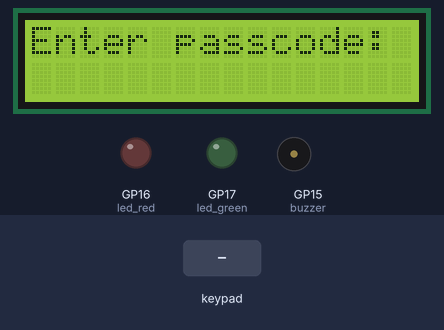
A program run on a simulated Raspberry Pi Pico running MicroPython. On the bench: 16×2 character LCD, output pins drawn as LEDs (lit = HIGH), buzzer (waves = sounding). Inputs (shaded band) come from the test bench. Library files of the repository ran but are not shown: i2c_lcd.py; pins used as bus, display or sensor lines are not drawn.

Above: at 1.2 s.
1.3 s: keypad keys 2 1 7 7 # pressed 0.4 s apart
At 3.5 s:
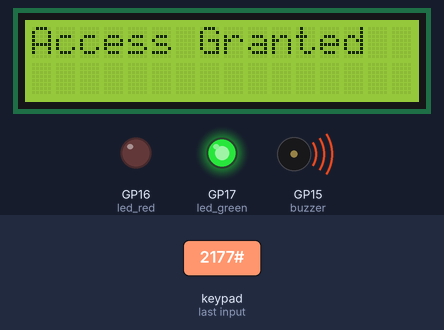
4.8 s: key '#' pressed
At 6.2 s:
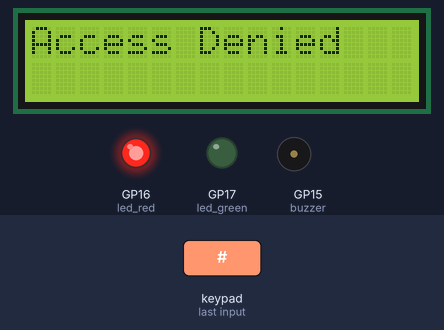
6.8 s: keypad keys 2 1 7 7 * pressed 0.4 s apart
At 9.7 s:
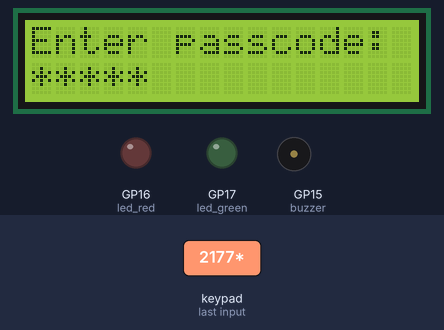
10.3 s: keypad keys 2 1 7 7 A pressed 0.4 s apart
At 13.1 s:
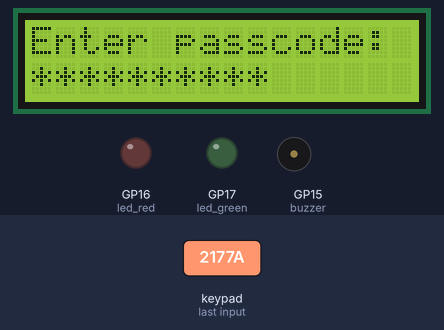
13.8 s: key '1' pressed
At 15.2 s:
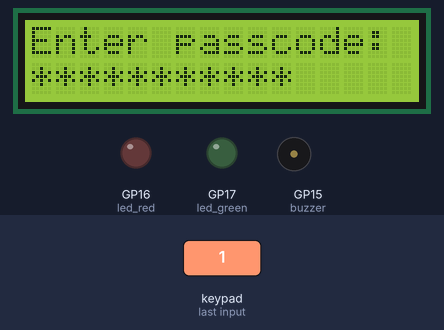
15.5 s: keypad keys 2 1 7 7 D pressed 0.4 s apart
At 18.4 s:
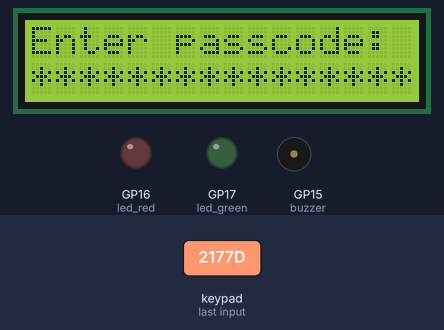
Timing chart, 0 to 19.9 s (numbered marks = the images above; inputs shaded):
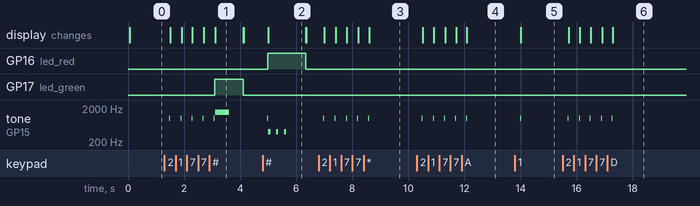

Measured:
- after the input at 1.3 s, GP17 (led_green): LOW → HIGH after 1.8 s, → LOW 1.0 s later; tone on GP15 (buzzer): plays 1000 Hz for 0.03 s, 1000 Hz for 0.03 s, 1000 Hz for 0.03 s, 1000 Hz for 0.03 s, 1000 Hz for 0.03 s, 1500 Hz for 0.50 s, starting after 0.18 s; the display: first changes after 0.21 s (image 1 shows a later state)
- after the input at 4.8 s, GP16 (led_red): LOW → HIGH after 0.19 s, → LOW 1.4 s later; tone on GP15 (buzzer): plays 1000 Hz for 0.03 s, 400 Hz for 0.08 s, 400 Hz for 0.08 s, 400 Hz for 0.08 s, starting after 0.16 s; the display: changes after 0.20 s (image 2)
- after the input at 6.8 s, tone on GP15 (buzzer): alternates 1000 Hz for 0.03 s and silent for 0.38 s, 10 changes in all, then stays silent, starting after 0.17 s; the display: first changes after 0.20 s (image 3 shows a later state)
- after the input at 10.3 s, tone on GP15 (buzzer): alternates 1000 Hz for 0.03 s and silent for 0.37 s, 10 changes in all, then stays silent, starting after 0.17 s; the display: first changes after 0.21 s (image 4 shows a later state)
- after the input at 13.8 s, tone on GP15 (buzzer): silent → 1000 Hz after 0.18 s, → silent 0.03 s later; the display: changes after 0.21 s (image 5)
- after the input at 15.5 s, tone on GP15 (buzzer): alternates 1000 Hz for 0.03 s and silent for 0.37 s, 10 changes in all, then stays silent, starting after 0.18 s; the display: first changes after 0.21 s (image 6 shows a later state)
- what the display in image 1 shows lasts 1.0 s, from 3.1 s to 4.1 s

The program:

keypad_lcd_lock.py
```python
# example from Giovanni Bernardo (@cyb3rn0id)
# reads code from a keypad and matches it with a stored password
# if code is right, a green led lights up and "access granted" is showed on display
# if code is wrong, a red led lights up and "access denied" is showed
# everytime you press a key, sound comes out from buzzer
# different sounds are made in case of wrong or success code
# pressed keys are showed as '*', after 16 chars, row is deleted and
# code storing restarts from the key caused the row overflow
# connections:
# having keypad matrix in front, there are 8 pins below (R=row C=columnn)
# R1 R2 R3 R4 C1 C2 C3 C4
# connect to pins:
# 17 16 15 14 12 11 10  9
# that corresponds to gpios:
# 13 12 11 10  9  8  7  6
# LCD connections:
# SDA => GP0 (pin 1)
# SCL => GP1 (pin 2)
# VCC => VSYS (pin 39)
# GND => pins 3, 8, 13, 18, 23, 28, 33, 38
# red led => anode (+) on GPIO16 (pin 21)
# green led => anode (+) on GPIO17 (pin 22)
# buzzer => (+) on GPIO15 (pin 20) (anyway is not correct connect a buzzer directly to a pin)

from machine import Pin, Timer, I2C, PWM
from i2c_lcd import I2cLcd
import utime

# your code. use max 16 chars since display is 16 columns
passcode="2177"

led_red = Pin(16, machine.Pin.OUT)
led_green = Pin(17, machine.Pin.OUT)
buzzer = PWM(Pin(15))

keyName = [['1','2','3','A'],['4','5','6','B'],['7','8','9','C'],['*','0','#','D']]
keypadRowPins = [13,12,11,10]
keypadColPins = [9,8,7,6]

row = []
col = []
keypadState = []

for i in keypadRowPins:
    row.append(Pin(i,Pin.IN,Pin.PULL_UP))
    keypadState.append([0,0,0,0])

for i in keypadColPins:
    col.append(Pin(i,Pin.OUT))

i2c = I2C(0,sda=Pin(0),scl=Pin(1),freq=400000)
lcd = I2cLcd(i2c, 0x27, 2, 16) #i2c module, address, rows, columns

def keypadRead():
    global row
    j_ifPressed = -1
    i_ifPressed = -1

    for i in range(0,len(col)):
        col[i].low()
        utime.sleep(0.005)

        for j in range(0,len(row)):
            pressed = not row[j].value()
            if(pressed and (keypadState[j][i] != pressed)):
                keypadState[j][i] = pressed
            elif(not pressed and (keypadState[j][i] != pressed)):
                keypadState[j][i] = pressed
                j_ifPressed = j
                i_ifPressed = i
        col[i].high()

    if(j_ifPressed != -1 and i_ifPressed != -1):
        return keyName[j_ifPressed][i_ifPressed]

    else:
        return -1

def start_condition():
    leds_off()
    lcd.clear()
    lcd.putstr("Enter passcode:")
    lcd.move_to(0,1)

def leds_off():
    led_red.low()
    led_green.low()

def checkcode(code):
    if (code==passcode):
        return True
    else:
        return False

def passcode_ok():
    led_green.high()
    lcd.clear()
    lcd.putstr("Access Granted")
    tone(1500,500)

def passcode_nok():
    led_red.high()
    lcd.clear()
    lcd.putstr("Access Denied")
    for i in range (3):
        tone(400,80)
        utime.sleep_ms(200)

def tone(freq,ms):
    buzzer.duty_u16(1000)
    buzzer.freq(freq)
    utime.sleep_ms(ms)
    buzzer.duty_u16(0)

def main():
    c=0
    insertedcode=""

    while True:
        r=keypadRead()

        if (r!=-1): # user pressed a key

            tone(1000,30)

            if (r=='#'): # user pressed # key => confirm

                # check the inserted code
                if (checkcode(insertedcode)):
                    # code is ok: perform lock opening
                    passcode_ok()
                else:
                    # code is not ok: do nothing
                    passcode_nok()

                # reset variables to re-start
                c=0
                insertedcode=""
                utime.sleep(0.5)
                leds_off()
                start_condition()

            else: # user pressed a key different than #

                c=c+1 # increment key counter

                if (c<17): # end of display not reached
                    insertedcode = insertedcode + r # store inserted code
                    lcd.move_to(c-1,1)
                    lcd.putstr("*")

                else: # end of display reached: store only the last char and reset
                    c=1
                    insertedcode=r
                    start_condition()
                    lcd.putstr("*")

start_condition()
main()
```
